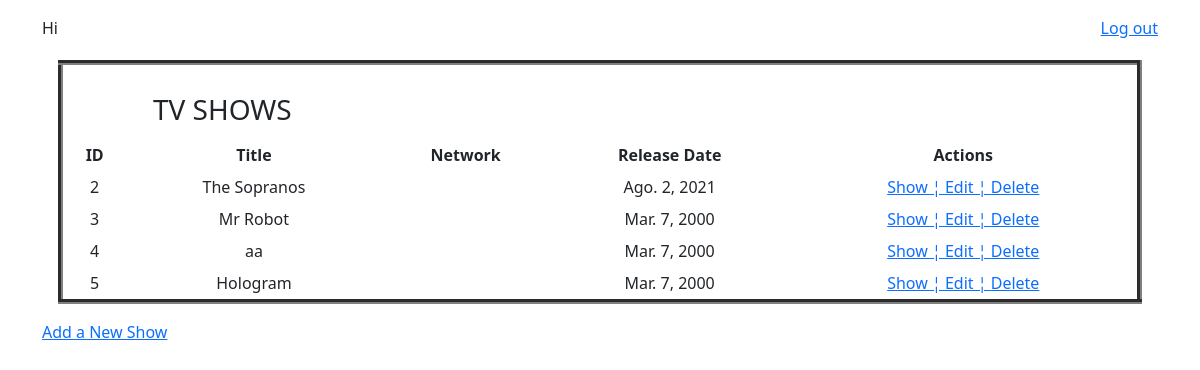
The page /shows (signed in) on the database its author committed.
### tv_shows/models.py (models this page shows)
class Shows(models.Model):
    title = models.CharField(max_length=255)
    release_date = models.DateField()
    desc = models.TextField(default="some tv show")
    created_at = models.DateTimeField(auto_now_add = True)
    updated_at = models.DateTimeField(auto_now = True)
    objects = ShowsManager()

### tv_shows/decorators.py (the view)
    def wrapper(request, *args, **kwargs):
        if 'user' not in request.session:
            return redirect('/register')
        resp = func(request, *args,**kwargs)
        return resp

### tv_shows/views.py (called while the page is built)
@login_required
def index(request):
    context = {
        'tv_shows': Shows.objects.all()
    }
    return render(request, 'index.html', context)

### tv_shows/templates/index.html (shortened to what this page needs)
<!DOCTYPE html>
<html lang="en">
<head>
    <link href="https://cdn.jsdelivr.net/npm/bootstrap@5.0.2/dist/css/bootstrap.min.css" rel="stylesheet">
    <link rel="stylesheet" href="https://cdnjs.cloudflare.com/ajax/libs/toastr.js/latest/toastr.css"
 />
    {% load static %}
    <link rel="stylesheet" href="{% static 'style.css' %}">
</head>
<body>
    <div class="container">
        <div class="row">
            <div class="col-6 mt-3 mb-1 text-start">Hi {{request.session.user.name}}</div>
            <div class="col-6 mt-3 mb-1 text-end"><a href="../logout">Log out</a></div>
        </div>
        <div class="row text-center m-3">
            <table BORDER="5" WIDTH="50%" CELLPADDING="4" CELLSPACING="3">
                <tr>
                    <th COLSPAN="2"><BR><H3>TV SHOWS</H3>
                    </th>
                </tr>
                <tr>
                    <th>ID</th>
                    <th>Title</th>
                    <th>Network</th>
                    <th>Release Date</th>
                    <th>Actions</th>
                </tr>
                {% for tv_show in tv_shows %}
                    <tr class="text-center">
                        <td>{{ tv_show.id }}</td>
                        <td>{{ tv_show.title }}</td>
                        <td>{{ tv_show.network }}</td>
                        <td>{{ tv_show.release_date }}</td>
                        <td><a href="shows/{{ tv_show.id }}">Show ¦ </a> <a href="shows/{{ tv_show.id }}/edit">Edit ¦ </a> <a href="shows/{{ tv_show.id }}/destroy">Delete</a></td>
                    </tr>
                {% endfor %}
            </table>
        </div>
        <a href="/shows/new">Add a New Show</a>
    </div>
</body>
</html>

### rows shown on the page
Shows: id "2", title "The Sopranos", release_date "Ago. 2, 2021"
Shows: id "3", title "Mr Robot", release_date "Mar. 7, 2000"
Shows: id "4", title "aa", release_date "Mar. 7, 2000"
Shows: id "5", title "Hologram", release_date "Mar. 7, 2000"
